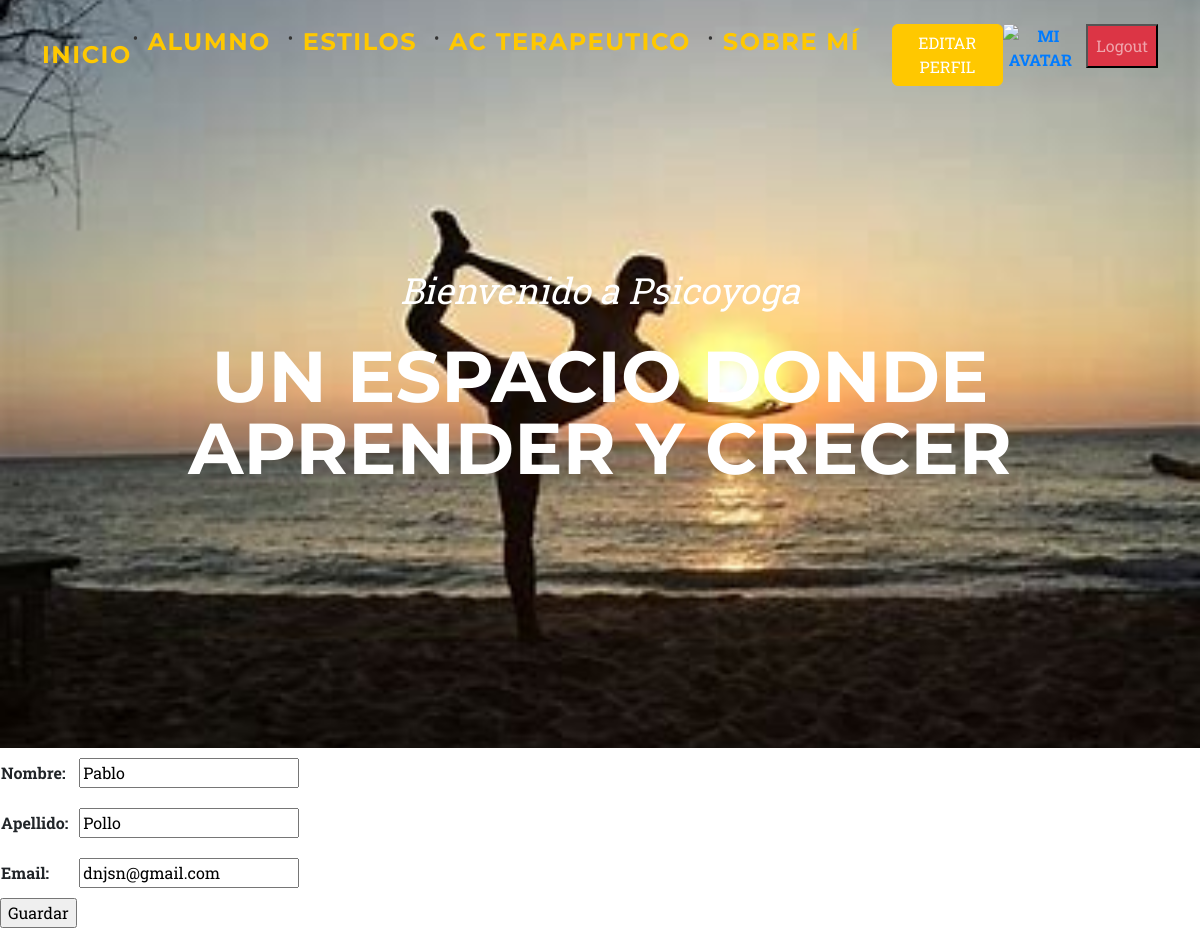
The app's page /alumnoUpdate/1/ (signed in) with its own data.
### entidades/models.py (models this page shows, shortened)
class Alumno(models.Model):
    nombre = models.CharField(max_length=60)
    apellido = models.CharField(max_length=60)
    email = models.EmailField()
    """class Meta:
        verbose_name = "Alumno"
        verbose_name_plural = "Alumnos"
        ordering = ["nombre", "apellido"]"""""

### entidades/views.py (the view)
# urls.py: path('alumnoUpdate/<int:pk>/', AlumnoUpdate.as_view(), name="alumnoUpdate"),
class AlumnoUpdate(LoginRequiredMixin, UpdateView):
    model = Alumno
    fields = ["nombre", "apellido", "email"]
    success_url = reverse_lazy("alumno")

### entidades/templates/entidades/alumno_form.html (shortened to what this page needs)
{% extends "entidades/index.html" %}
{% block contenido %}
<form action="" method="post">
    <table>
        {{ form.as_table }}
    </table>
    <input type="submit" value="Guardar">
</form>
{% endblock contenido %}

### records on screen
Alumno: nombre "Pablo", apellido "Pollo", email "dnjsn@gmail.com"
